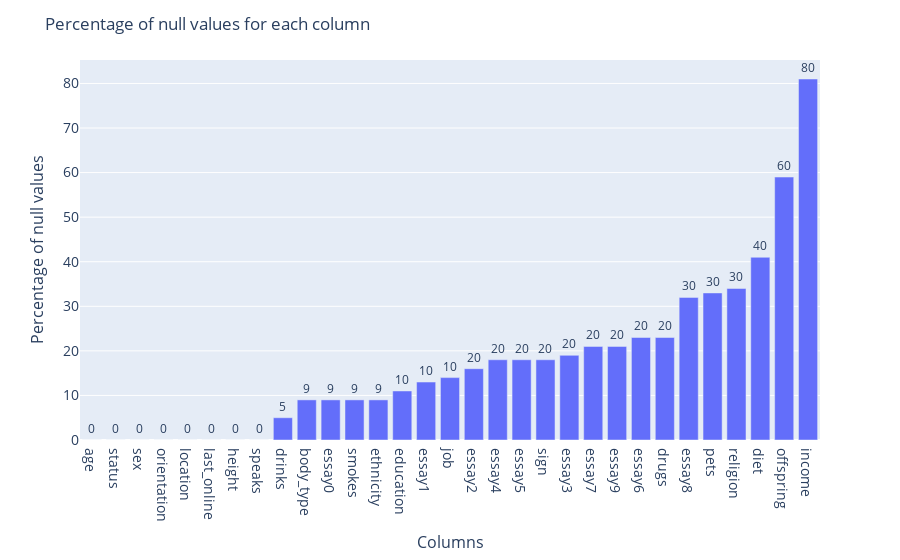

The notebook cell saved with this chart:
### Code cell
fig = px.bar(df_percentages, x='columns', y=0, text=0)
fig.update_layout(barmode='group',
    title='Percentage of null values for each column',
    #xaxis_tickfont_size=14,
    yaxis=dict(title='Percentage of null values',
               titlefont_size=16,
               tickfont_size=14),
    xaxis=dict(title='Columns',
               titlefont_size=16,
               tickfont_size=14))

fig.update_traces(texttemplate='%{text:.0s}', textposition='outside')
fig.show()

### Figure 1 — Plotly figure (JSON) as saved in the notebook; plotly's stock layout.template omitted (floating-point values rounded to 4 significant figures)
{"data": [{"alignmentgroup": "True", "hovertemplate": "columns=%{x}<br>0=%{text}<extra></extra>", "legendgroup": "", "marker": {"color": "#636efa"}, "name": "", "offsetgroup": "", "orientation": "v", "showlegend": false, "text": [0, 0, 0, 0, 0, 0, 0, 0, 5, 9, 9, 9, 9, 11, 13, 14, 16, 18, 18, 18, 19, 21, 21, 23, 23, 32, 33, 34, 41, 59, 81], "textposition": "outside", "texttemplate": "%{text:.0s}", "type": "bar", "x": ["age", "status", "sex", "orientation", "location", "last_online", "height", "speaks", "drinks", "body_type", "essay0", "smokes", "ethnicity", "education", "essay1", "job", "essay2", "essay4", "essay5", "sign", "essay3", "essay7", "essay9", "essay6", "drugs", "essay8", "pets", "religion", "diet", "offspring", "income"], "xaxis": "x", "y": [0, 0, 0, 0, 0, 0, 0, 0, 5, 9, 9, 9, 9, 11, 13, 14, 16, 18, 18, 18, 19, 21, 21, 23, 23, 32, 33, 34, 41, 59, 81], "yaxis": "y"}], "layout": {"barmode": "group", "legend": {"tracegroupgap": 0}, "margin": {"t": 60}, "title": {"text": "Percentage of null values for each column"}, "xaxis": {"anchor": "y", "domain": [0, 1], "tickfont": {"size": 14}, "title": {"font": {"size": 16}, "text": "Columns"}}, "yaxis": {"anchor": "x", "domain": [0, 1], "tickfont": {"size": 14}, "title": {"font": {"size": 16}, "text": "Percentage of null values"}}}}
